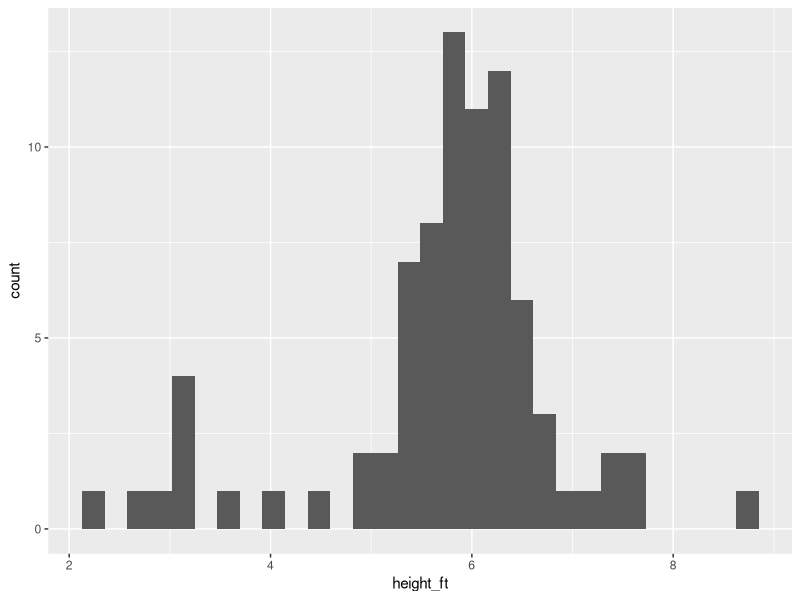
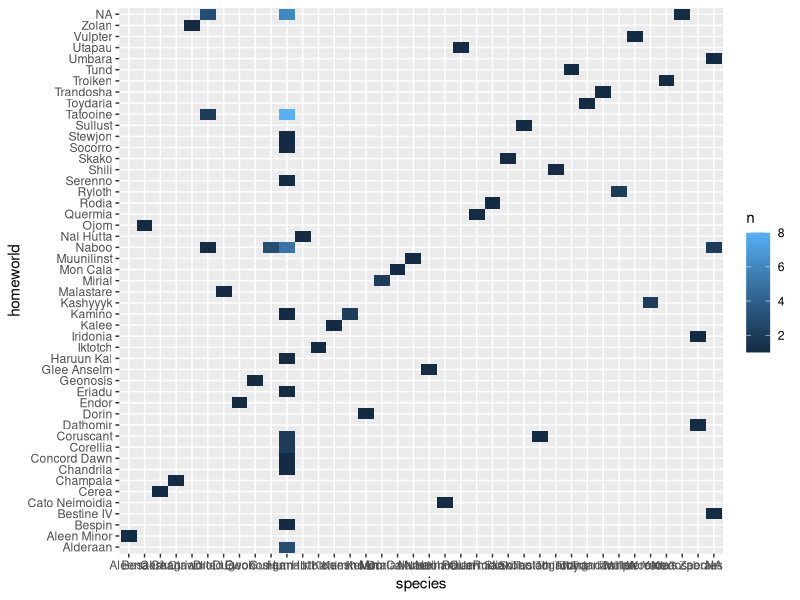

Generate these figures, in order, with R:
## ---- chunk 1
knitr::opts_chunk$set(echo = TRUE, message = FALSE)
## ---- chunk 2
library(tidyverse) #uploads the tidyverse package

dim(starwars) #returns the dimension (e.g. the number of columns and rows) of a matrix, array or data frame.
colnames(starwars) #returns column names

head(starwars) #display first n rows present n the input data frame
glimpse(starwars) #gives a brief summary or a glimpse of the data

?starwars #description of the data background

starwars %>% count(species) #counts the amount of each species

mean(starwars$height) #calculates the average height from the data
mean(starwars$height, na.rm = TRUE) #removed the data with NA instead of height numbers

summary(starwars$height) #gives a statistical summary of height

cm_to_ft <- function(cm){ #formula for converting cm to ft
  ft = cm / 30.48
  return(ft)
}

starwars_2 <- starwars %>% mutate(height_ft = cm_to_ft(height)) #added new column with height in ft

dim(starwars_2) #returns dimensions for the new starwars2 data
colnames(starwars_2) #returns column names for the new data

summary(starwars_2$height_ft) #statistical summary of the new added column

ggplot(starwars_2, aes(height_ft)) +  #creates a ggplot histogram for the height in ft column
  geom_histogram()

starwars_2 %>% filter(height_ft == max(height_ft))  #filtered out the highest height in ft 
starwars_2 %>% filter(height_ft == max(height_ft, na.rm = TRUE))  #removed data with NA in them

# https://starwars.fandom.com/wiki/Yarael_Poof
## ---- chunk 3
starwars_2 %>% 
  count(species, homeworld) %>%  
  ggplot(mapping = aes(x = species, y = homeworld)) +
    geom_tile(mapping = aes(fill = n))
